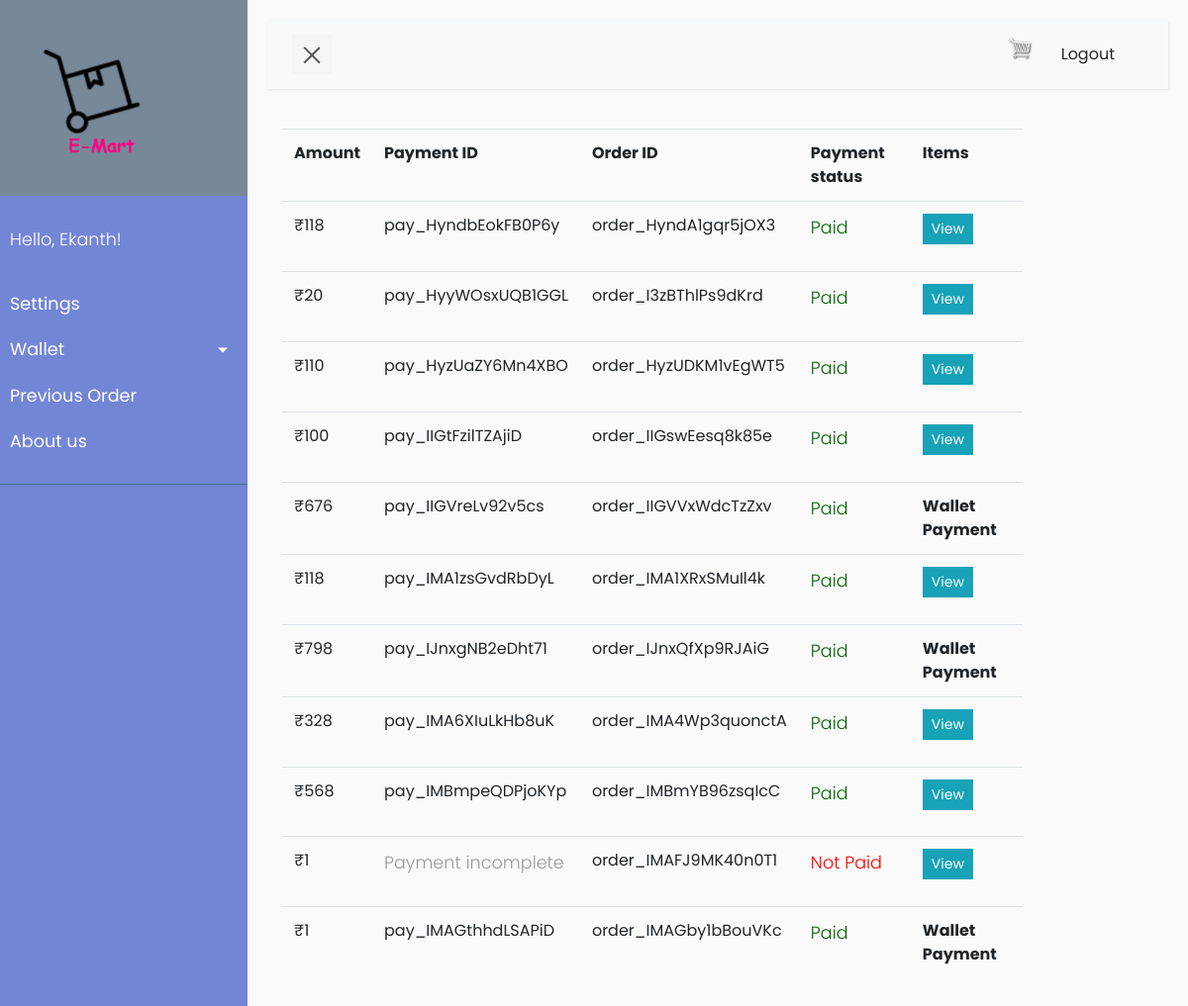
Before: /previous/order (signed in) with the older database file.
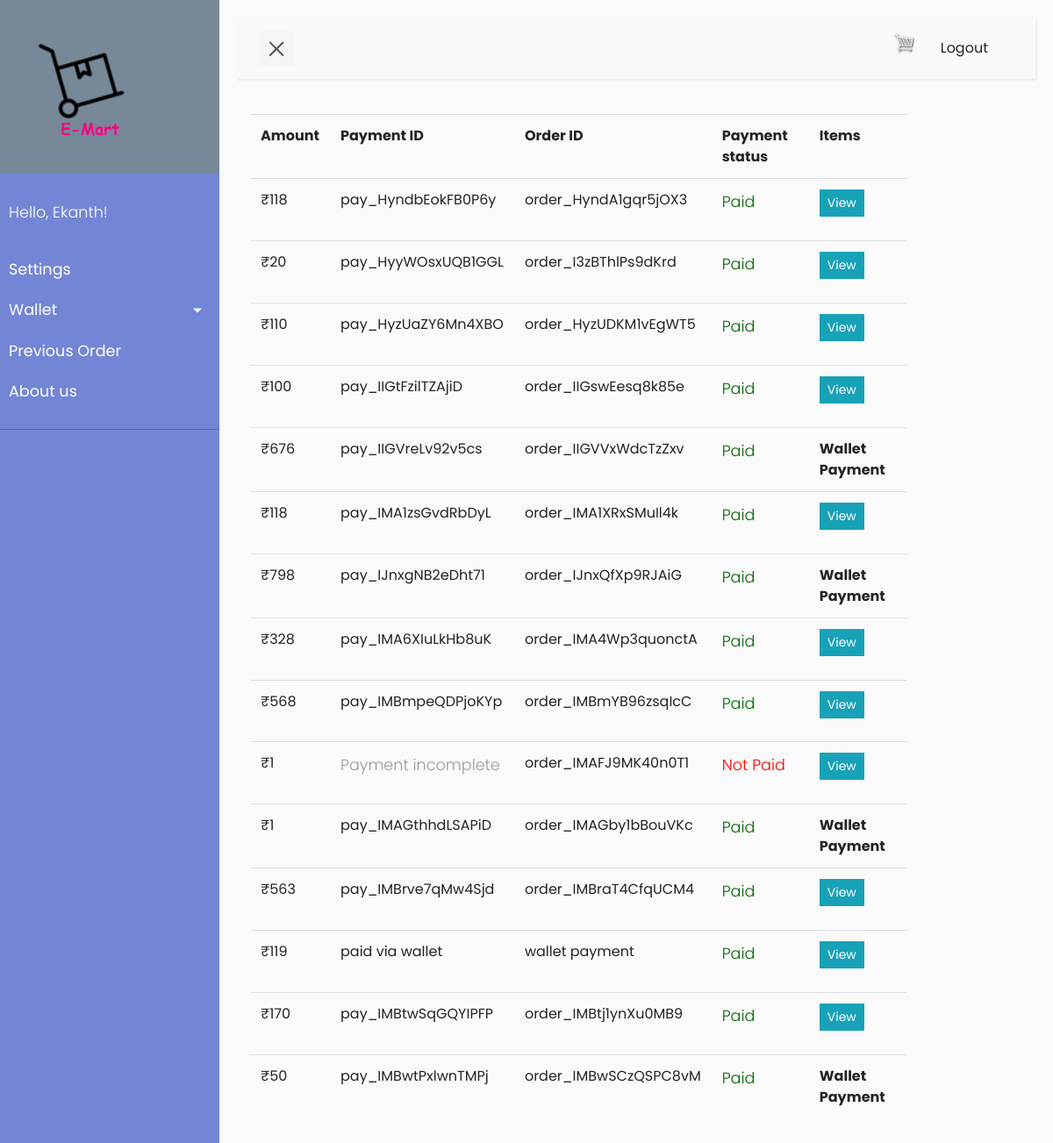
After: the same page with the newer database file.
### store/models.py (models this page shows, shortened)
class Order(models.Model):
    customer = models.ForeignKey(Customer, on_delete=models.SET_NULL, blank=True, null=True)
    complete = models.BooleanField(default=False)
    amount = models.IntegerField(default=0)
    payment_id = models.CharField(max_length=100, blank=False, default="due payment")
    order_id = models.CharField(max_length=100, blank=False)
    paidto_wallet = models.BooleanField(default=False)
    paid = models.BooleanField(default=False)

### store/views.py (the view)
# urls.py: path('previous/order', views.prev_orders, name="prev_orders"),
def prev_orders(request):
    prev_ord = Order.objects.filter(customer=request.user)
    context = {'prev_ord': prev_ord}
    return render(request, 'store/prev_orders.html', context)

### store/templates/store/prev_orders.html (shortened to what this page needs)
{% extends 'store/main.html' %}
{% load static %}
{% block content %}
    <div class="row">
        <div class="col-md">
            <table class="table table-hover" style="width:85%">
                <tr>
                    <th>Amount</th>
                    <th>Payment ID</th>
                    <th>Order ID</th>
                    <th>Payment status</th>
                    <th>Items</th>
                </tr>
                {% for i in prev_ord %}
                    {% if i.amount %}
                        <tr>
                            <td>₹{{ i.amount }}</td>
                            {% if i.payment_id == 'due payment' %}
                                <td><p>Payment incomplete</p></td>
                            {% else %}
                                <td>{{ i.payment_id }}</td>
                            {% endif %}
                            <td>{{ i.order_id }}</td>
                            {% if i.paid %}
                                <td><p style="color :darkgreen; ">Paid</p></td>
                            {% else %}
                                <td><p style="color :red; ">Not Paid</p></td>
                            {% endif %}
                            {% if i.paidto_wallet %}
                                <td><b style="text-align: center">Wallet Payment</b></td>
                            {% else %}
                                <td><a class="btn btn-sm btn-info" href="{% url 'prev_items' i.id %}">View</a></td>
                            {% endif %}
                        </tr>
                    {% endif %}
                {% endfor %}
            </table>
        </div>
    </div>
{% endblock %}

Changed rows visible on the page:
now on this page (row edited): Order: amount "563", payment_id "pay_IMBrve7qMw4Sjd", order_id "order_IMBraT4CfqUCM4", paid "Paid", paidto_wallet "View"
added Order: amount "119", payment_id "paid via wallet", order_id "wallet payment", paid "Paid", paidto_wallet "View"
added Order: amount "170", payment_id "pay_IMBtwSqGQYIPFP", order_id "order_IMBtj1ynXu0MB9", paid "Paid", paidto_wallet "View"
added Order: amount "50", payment_id "pay_IMBwtPxlwnTMPj", order_id "order_IMBwSCzQSPC8vM", paid "Paid", paidto_wallet "Wallet Payment"
